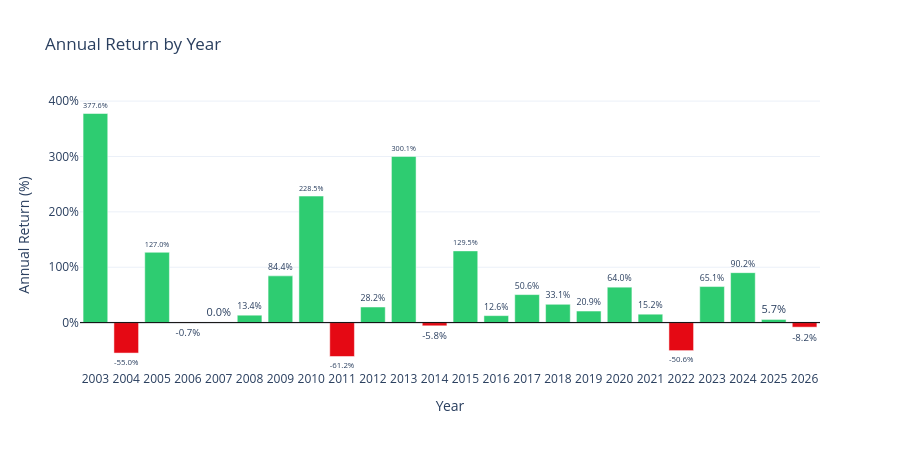

The notebook cell saved with this chart:
### Markdown cell above
---
## Year by Year: Winners and Losers

This chart shows how much Netflix stock gained or lost each year.

### Code cell
yearly = df.groupby('Year')['Close'].agg(first='first', last='last')
yearly['Return_Pct'] = (yearly['last'] / yearly['first'] - 1) * 100
yearly = yearly[yearly.index >= 2003]

colors = ['#E50914' if r < 0 else '#2ECC71' for r in yearly['Return_Pct']]

fig = go.Figure(go.Bar(
    x=yearly.index.astype(str),
    y=yearly['Return_Pct'].round(1),
    marker_color=colors,
    text=yearly['Return_Pct'].round(1).astype(str) + '%',
    textposition='outside',
    hovertemplate='%{x}: %{y:.1f}%<extra></extra>'
))
fig.add_hline(y=0, line_dash='solid', line_color='black', line_width=1)

fig.update_layout(
    title='Annual Return by Year',
    xaxis_title='Year', yaxis_title='Annual Return (%)',
    template='plotly_white', height=450,
    yaxis=dict(ticksuffix='%')
)
fig.show()

### Figure 1 — Plotly figure (JSON) as saved in the notebook; plotly's stock layout.template omitted (floating-point values rounded to 4 significant figures)
{"data": [{"hovertemplate": "%{x}: %{y:.1f}%<extra></extra>", "marker": {"color": ["#2ECC71", "#E50914", "#2ECC71", "#E50914", "#2ECC71", "#2ECC71", "#2ECC71", "#2ECC71", "#E50914", "#2ECC71", "#2ECC71", "#E50914", "#2ECC71", "#2ECC71", "#2ECC71", "#2ECC71", "#2ECC71", "#2ECC71", "#2ECC71", "#E50914", "#2ECC71", "#2ECC71", "#2ECC71", "#E50914"]}, "text": ["377.6%", "-55.0%", "127.0%", "-0.7%", "0.0%", "13.4%", "84.4%", "228.5%", "-61.2%", "28.2%", "300.1%", "-5.8%", "129.5%", "12.6%", "50.6%", "33.1%", "20.9%", "64.0%", "15.2%", "-50.6%", "65.1%", "90.2%", "5.7%", "-8.2%"], "textposition": "outside", "type": "bar", "x": ["2003", "2004", "2005", "2006", "2007", "2008", "2009", "2010", "2011", "2012", "2013", "2014", "2015", "2016", "2017", "2018", "2019", "2020", "2021", "2022", "2023", "2024", "2025", "2026"], "y": [377.6, -55.0, 127.0, -0.7, 0.0, 13.4, 84.4, 228.5, -61.2, 28.2, 300.1, -5.8, 129.5, 12.6, 50.6, 33.1, 20.9, 64.0, 15.2, -50.6, 65.1, 90.2, 5.7, -8.2]}], "layout": {"height": 450, "shapes": [{"line": {"color": "black", "dash": "solid", "width": 1}, "type": "line", "x0": 0, "x1": 1, "xref": "x domain", "y0": 0, "y1": 0, "yref": "y"}], "title": {"text": "Annual Return by Year"}, "xaxis": {"title": {"text": "Year"}}, "yaxis": {"ticksuffix": "%", "title": {"text": "Annual Return (%)"}}}}
